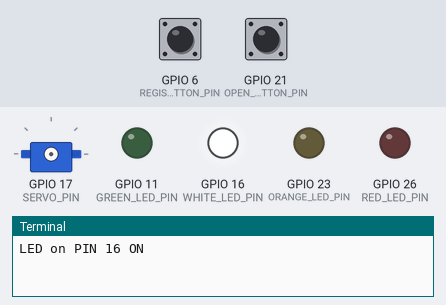
This program was run on a simulated Raspberry Pi (BCM pin numbers). Parts: servo, output pins drawn as LEDs (lit = HIGH), the last lines printed to the terminal. Inputs (shaded band) come from the test bench; at power-on: GPIO 6 (REGISTER_BUTTON_PIN) HIGH, GPIO 21 (OPEN_BUTTON_PIN) HIGH. Servo angles are drawn from the pulse width (0.5 ms = 0°, 2.5 ms = 180°).

Above: at 0.1 s.
At 4.1 s:
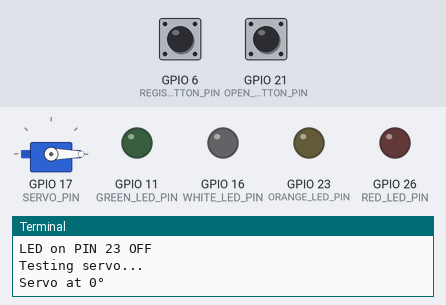
At 8.2 s:
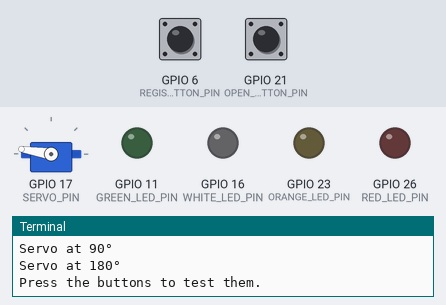
8.3 s: GPIO 6 (REGISTER_BUTTON_PIN) pulled LOW for 0.15 s
9.9 s: GPIO 21 (OPEN_BUTTON_PIN) pulled LOW for 0.15 s
Timing chart, 0 to 12.9 s (numbered marks = the images above; inputs shaded):
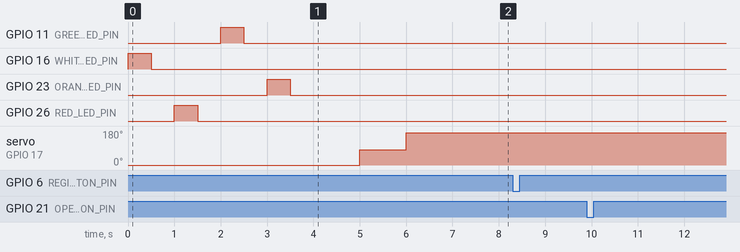

The program:

system_testing.py
```python
import RPi.GPIO as GPIO
import time

# Pin configuration
SERVO_PIN = 17
REGISTER_BUTTON_PIN = 6
OPEN_BUTTON_PIN = 21
WHITE_LED_PIN = 16
RED_LED_PIN = 26
GREEN_LED_PIN = 11
ORANGE_LED_PIN = 23

# GPIO setup
GPIO.setmode(GPIO.BCM)
GPIO.setup([WHITE_LED_PIN, RED_LED_PIN, GREEN_LED_PIN, ORANGE_LED_PIN], GPIO.OUT)
GPIO.setup([REGISTER_BUTTON_PIN, OPEN_BUTTON_PIN], GPIO.IN, pull_up_down=GPIO.PUD_UP)
GPIO.setup(SERVO_PIN, GPIO.OUT)

# Initialize servo
servo = GPIO.PWM(SERVO_PIN, 50)  # 50 Hz for servo control
servo.start(0)

def test_leds():
    leds = [WHITE_LED_PIN, RED_LED_PIN, GREEN_LED_PIN, ORANGE_LED_PIN]
    for led in leds:
        GPIO.output(led, GPIO.HIGH)
        print(f"LED on PIN {led} ON")
        time.sleep(0.5)
        GPIO.output(led, GPIO.LOW)
        print(f"LED on PIN {led} OFF")
        time.sleep(0.5)

def test_servo():
    print("Testing servo...")
    for angle in [0, 90, 180]:
        duty_cycle = 2 + (angle / 18)
        servo.ChangeDutyCycle(duty_cycle)
        print(f"Servo at {angle}°")
        time.sleep(1)
    servo.ChangeDutyCycle(0)  # Stop signal

def test_buttons():
    print("Press the buttons to test them.")
    try:
        while True:
            if not GPIO.input(REGISTER_BUTTON_PIN):
                print("Register button pressed!")
                time.sleep(0.3)
            if not GPIO.input(OPEN_BUTTON_PIN):
                print("Open button pressed!")
                time.sleep(0.3)
    except KeyboardInterrupt:
        print("Button test ended.")

try:
    test_leds()
    test_servo()
    test_buttons()
finally:
    servo.stop()
    GPIO.cleanup()
    print("GPIO cleanup complete.")
```
